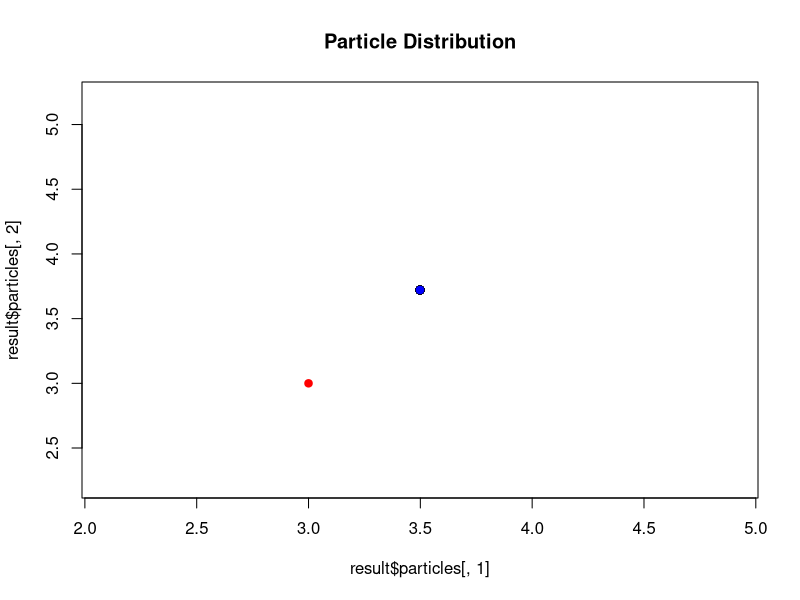

This chart was generated by the following R code:
# Simulate acoustic data (replace with your actual data)
simulate_data <- function(true_location, receiver_locations, noise_sd = 1) {
  arrival_times <- sapply(receiver_locations, function(receiver) {
    dist <- sqrt(sum((true_location - receiver)^2))
    dist + rnorm(1, 0, noise_sd) # Add noise
  })
  return(arrival_times)
}

# Example receiver locations (replace with your actual locations)
receiver_locations <- list(c(1, 1), c(5, 1), c(3, 5))

# True location (for simulation purposes)
true_location <- c(3, 3)

# Simulated arrival times
observed_arrival_times <- simulate_data(true_location, receiver_locations)

# PMC Algorithm
pmc_localization <- function(observed_arrival_times, receiver_locations, num_particles = 1000, iterations = 100) {
  # Initialize particles (random locations)
  particles <- matrix(runif(num_particles * 2, 0, 10), ncol = 2) # Adjust the range (0, 10) according to your environment.
  weights <- rep(1 / num_particles, num_particles)
  
  for (i in 1:iterations) {
    # Calculate predicted arrival times for each particle
    predicted_arrival_times <- apply(particles, 1, function(particle) {
      sapply(receiver_locations, function(receiver) {
        sqrt(sum((particle - receiver)^2))
      })
    })
    
    # Calculate likelihood (assuming Gaussian noise)
    likelihoods <- apply(predicted_arrival_times, 2, function(predicted) {
      prod(dnorm(observed_arrival_times - predicted, 0, 0.2)) #Adjust standard deviation (0.2)
    })
    
    # Update weights
    weights <- weights * likelihoods
    weights <- weights / sum(weights)
    
    # Resampling (systematic resampling)
    cumulative_weights <- cumsum(weights)
    u <- (runif(num_particles) + (0:(num_particles - 1))) / num_particles
    resampled_indices <- sapply(u, function(ui) {
      min(which(cumulative_weights >= ui))
    })
    particles <- particles[resampled_indices, ]
    weights <- rep(1 / num_particles, num_particles)
  }
  
  # Estimate location (weighted mean)
  estimated_location <- colSums(particles * weights)
  return(list(estimated_location = estimated_location, particles = particles, weights = weights))
}

# Run PMC
result <- pmc_localization(observed_arrival_times, receiver_locations)

# Output
print(result$estimated_location)

#Visualize the particles
plot(result$particles[,1], result$particles[,2], main = "Particle Distribution")
points(true_location[1], true_location[2], col = "red", pch = 19)
points(result$estimated_location[1], result$estimated_location[2], col = "blue", pch = 19)